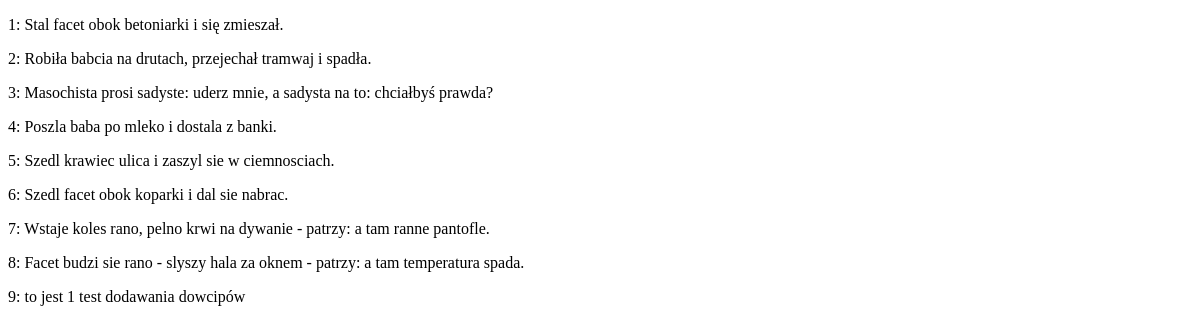
/default/public/index.php, run on an earlier commit of the app's database.
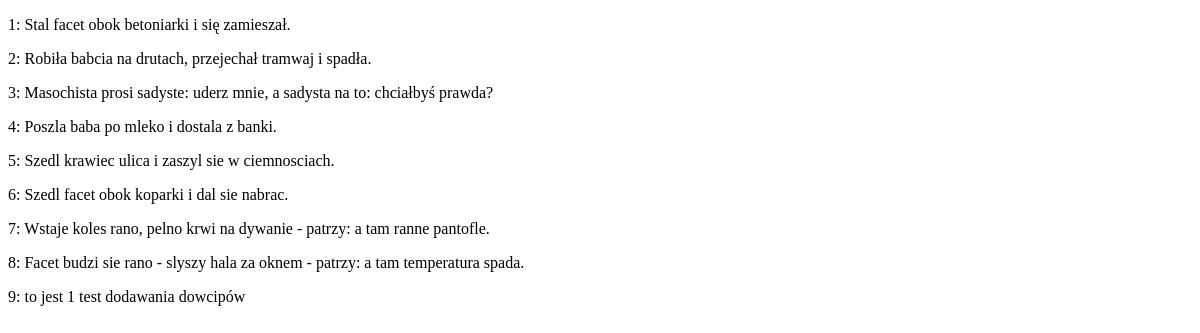
And on a later commit of the database.
### tables this page shows
CREATE TABLE `joke` (
  `id` int(11) NOT NULL AUTO_INCREMENT,
  `joketext` text DEFAULT NULL,
  `jokedate` date DEFAULT NULL,
  `authorid` int(11) DEFAULT NULL,
  PRIMARY KEY (`id`)
);

### default/public/index.php (called while the page is built)
<?php
try {
    $pdo = new PDO('mysql:host=mysql;dbname=ijdb;charset=utf8mb4','ijdbuser', 'tajemnica');
    $sql = 'SELECT * FROM `joke`';
    $results = $pdo->query($sql);
        $jokes=$results;
} catch (PDOException $e) {
    $error = "Błąd bazy danych: ";
    $error .= $e->getMessage().' w pliku: '.$e->getFile().' w linii: ';
    $error .= $e->getLine();
}
include __DIR__.'/../templates/output.html.php';

### default/templates/output.html.php (the view, shortened to what this page needs)
<!DOCTYPE html>
<html lang="pl">
<head>
</head>
<body>
    <?php if(isset($jokes)) {
        foreach ($jokes as $joke) {
            echo '<p>'.$joke['id'].': '.$joke['joketext'].'</p>';
        }
    }
    ?>
</body>
</html>

What changed in the data, as far as the page shows it:
changed joke id 1: joketext "Stal facet obok betoniarki i się zmieszał." → "Stal facet obok betoniarki i się zamieszał."
